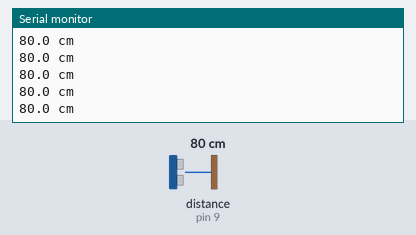
Simulated run of this sketch. Board: Arduino Uno, built with avr-gcc and run on an emulated ATmega328P. On the bench: the last lines printed to the serial monitor. Wiring (inferred from the names in the program): ultrasonic range finder: trigger pin 8; echo pin 9. The test bench sets the inputs (shaded band); at power-on: distance to the obstacle (sensor on pin 9) 80 cm. The echo pulse lasts 58.3 µs per cm.

Above: at 1.2 s.
1.3 s: distance to the obstacle (sensor on pin 9) set to 2 cm
At 1.48 s:
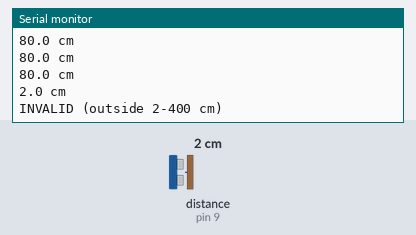
3.1 s: distance to the obstacle (sensor on pin 9) set to 4 cm
At 3.19 s:
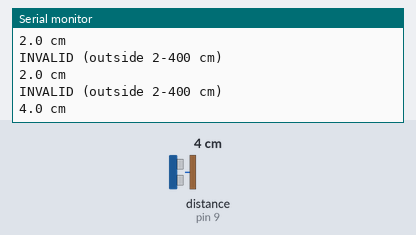
Timing chart, 0 to 6.1 s (numbered marks = the images above; inputs shaded):
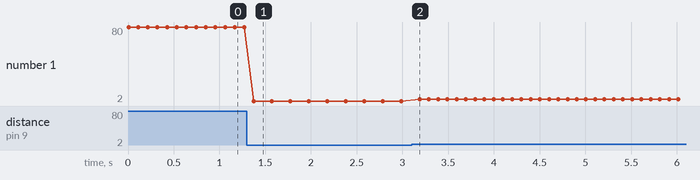

The sketch:

sensor_test.ino
```cpp
// HC-SR04 bench test on Arduino UNO or Nano. Serial Monitor: 9600 baud.
constexpr uint8_t TRIG_PIN = 8;
constexpr uint8_t ECHO_PIN = 9;
constexpr unsigned long ECHO_TIMEOUT_US = 30000UL;

void setup() {
  Serial.begin(9600);
  pinMode(TRIG_PIN, OUTPUT);
  pinMode(ECHO_PIN, INPUT);
  digitalWrite(TRIG_PIN, LOW);
}

void loop() {
  // Send the HC-SR04's 10 microsecond trigger pulse.
  digitalWrite(TRIG_PIN, LOW);
  delayMicroseconds(2);
  digitalWrite(TRIG_PIN, HIGH);
  delayMicroseconds(10);
  digitalWrite(TRIG_PIN, LOW);

  const unsigned long echoUs = pulseIn(ECHO_PIN, HIGH, ECHO_TIMEOUT_US);
  if (echoUs == 0) {
    Serial.println("NO_ECHO (timeout)");
  } else {
    // 0.0343 cm/us is an approximate speed of sound in room-temperature air.
    const float distanceCm = echoUs * 0.0343f / 2.0f;
    if (distanceCm < 2.0f || distanceCm > 400.0f) {
      Serial.println("INVALID (outside 2-400 cm)");
    } else {
      Serial.print(distanceCm, 1);
      Serial.println(" cm");
    }
  }
  delay(100);
}
```

Measured:
- after the input at 1.3 s, the serial monitor: prints a new line after 0.07 s (image 1)
- after the input at 3.1 s, the serial monitor: prints a new line after 0.09 s (image 2)
- plotted number 1: 80 → 2 after the input at 1.3 s, 2 → 3.7 after the input at 3.1 s
